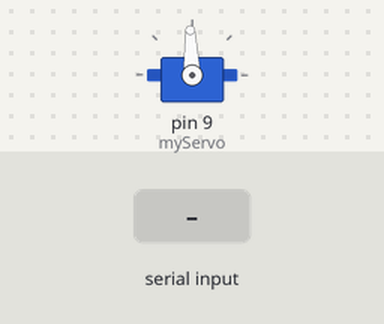
The sketch below on a simulated Arduino Uno, built with avr-gcc and run on an emulated ATmega328P. Shown: servo. The test bench sets the inputs (shaded band).

Above: at 1.2 s.
1.3 s: "90,45\n" received over Serial
At 3.5 s:
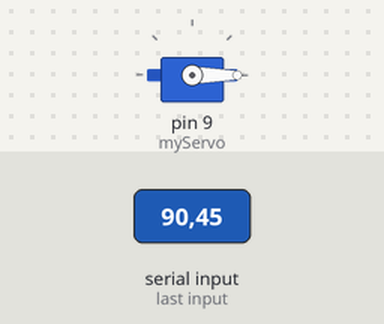
3.8 s: "30,150\n" received over Serial
At 4.6 s:
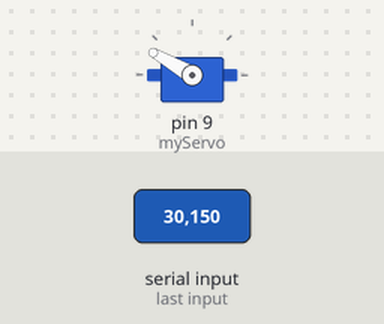
6.3 s: "200\n" received over Serial
At 7.1 s:
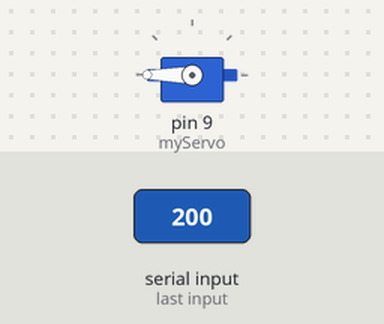
Timing chart, 0 to 9.3 s (numbered marks = the images above; inputs shaded):
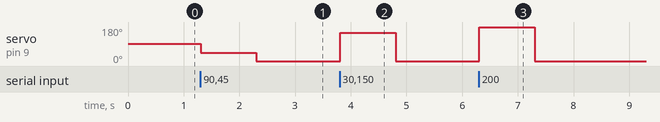

Measured:
- after the input at 1.3 s, servo on pin 9 (myServo): 92° → 45° at once, → 0° 1.0 s later
- after the input at 3.8 s, servo on pin 9 (myServo): 0° → 150° at once, → 0° 1.0 s later
- after the input at 6.3 s, servo on pin 9 (myServo): 0° → 180° at once, → 0° 1.0 s later

The sketch:

DisneyWheel.ino
```cpp
/*
Adafruit Arduino - Lesson 14. Sweep
*/

#include <Servo.h>
Servo myServo;
int rideSpeed = 92;
int incomingByte = 0;

void setup()
{
  myServo.attach(9);
  Serial.begin(9600);
}


void loop()
{
  if (Serial.available() > 0) {
    rideSpeed = Serial.parseInt();
  }

  myServo.write(rideSpeed);

}
```
